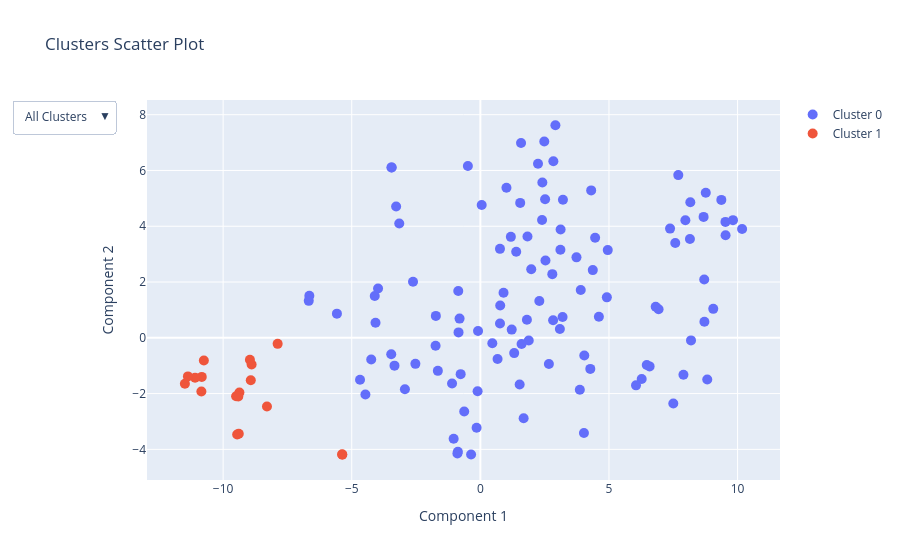

Here is the notebook cell this chart was saved with:
### Code cell
fig

### Figure 1 — Plotly figure (JSON) as saved in the notebook; plotly's stock layout.template omitted (floating-point values rounded to 4 significant figures; data arrays with more than 128 entries replaced by an {"elided": "..."} marker saying what was removed)
{"data": [{"hoverinfo": "text", "hovertemplate": "%{text}<extra></extra>", "marker": {"size": 10}, "mode": "markers", "name": "Cluster 0", "text": {"elided": "111x2 str values"}, "type": "scatter", "x": [3.867, 0.6683, -4.243, -1.1, 1.219, -5.576, 9.528, -1.652, -4.075, 3.196, 6.816, 2.917, 4.274, 3.12, 0.4651, -0.8742, -3.153, 2.517, -3.454, 4.371, -2.933, -3.977, -0.8483, 1.881, 0.7711, 1.831, 1.602, 4.041, -0.892, -4.678, 0.7635, 2.241, 8.82, 2.828, 10.17, 1.527, 1.393, 7.374, 2.398, 1.316, -4.106, -2.525, 0.7626, 2.838, 4.308, 8.71, 3.211, -2.618, -3.465, 8.162, -0.1071, 2.41, -0.3609, -1.741, 7.97, 6.272, -0.7663, -3.274, 7.694, 6.579, -0.6283, 1.186, 1.978, 2.797, 8.146, 1.549, -3.338, 2.664, 7.577, 6.051, 9.368, 4.608, -3.449, -0.1459, 3.736, 8.702, 2.293, 3.902, -0.8584, 8.189, -0.8082, 1.015, 9.532, -4.469, 1.582, 0.9013, -0.09021, 7.895, 8.763, -0.4857, 7.501, 2.532, 2.484, 6.469, 6.928, -6.648, 4.462, 3.091, 9.053, -1.038, 3.112, 8.678, 9.821, -6.671, 4.027, -1.73, 1.682, 4.917, 4.952, 1.81, 0.05228], "y": [-1.865, -0.7595, -0.7754, -1.637, 0.2938, 0.8672, 4.156, -1.185, 0.5372, 0.7436, 1.111, 7.622, -1.114, 3.886, -0.1971, -4.084, 4.101, 4.966, 6.11, 2.428, -1.842, 1.77, 0.1947, -0.09636, 1.162, 3.632, -0.224, -0.6349, -4.147, -1.502, 0.5121, 6.239, -1.493, 0.6326, 3.9, -1.677, 3.086, 3.915, 4.223, -0.5476, 1.497, -0.9331, 3.19, 6.328, 5.286, 0.5762, 4.952, 2.01, -0.5873, 4.858, -1.914, 5.57, -4.186, -0.286, 4.217, -1.479, -1.302, 4.707, 5.834, -1.025, -2.64, 3.62, 2.46, 2.283, 3.543, 4.838, -0.9979, -0.9411, 3.403, -1.705, 4.945, 0.7547, 6.109, -3.222, 2.885, 2.089, 1.323, 1.713, 1.679, -0.0927, 0.6882, 5.38, 3.681, -2.031, 6.986, 1.618, 0.2461, -1.325, 5.199, 6.16, -2.355, 2.769, 7.042, -0.9757, 1.025, 1.509, 3.59, 0.319, 1.038, -3.618, 3.155, 4.336, 4.22, 1.325, -3.414, 0.786, -2.883, 1.451, 3.145, 0.6463, 4.76]}, {"hoverinfo": "text", "hovertemplate": "%{text}<extra></extra>", "marker": {"size": 10}, "mode": "markers", "name": "Cluster 1", "text": [["afin", "ADV"], ["au-delà", "ADV"], ["au-dessus", "ADV"], ["auprès", "ADV"], ["autant", "PRON"], ["autour", "ADV"], ["avant", "ADV"], ["beaucoup", "PRON"], ["contrairement", "ADV"], ["hors", "ADV"], ["loin", "ADV"], ["lors", "ADV"], ["moins", "PRON"], ["peu", "PRON"], ["plus", "PRON"], ["près", "ADV"], ["près", "PRON"], ["vis-à-vis", "ADV"]], "type": "scatter", "x": [-5.366, -8.892, -9.366, -9.495, -10.85, -9.41, -5.373, -10.83, -8.958, -9.454, -7.88, -9.391, -11.49, -10.75, -11.09, -8.925, -11.37, -8.296], "y": [-4.193, -0.9561, -1.961, -2.095, -1.925, -2.101, -4.178, -1.402, -0.7892, -3.467, -0.2163, -3.439, -1.649, -0.8135, -1.434, -1.519, -1.383, -2.462]}], "layout": {"title": {"text": "Clusters Scatter Plot"}, "updatemenus": [{"buttons": [{"args": [{"visible": [true, true]}, {"title": "All Clusters"}], "label": "All Clusters", "method": "update"}, {"args": [{"visible": [true, false]}, {"title": "Cluster 1"}], "label": "Cluster 1", "method": "update"}, {"args": [{"visible": [false, true]}, {"title": "Cluster 2"}], "label": "Cluster 2", "method": "update"}], "direction": "down", "showactive": true}], "xaxis": {"title": {"text": "Component 1"}}, "yaxis": {"title": {"text": "Component 2"}}}}
